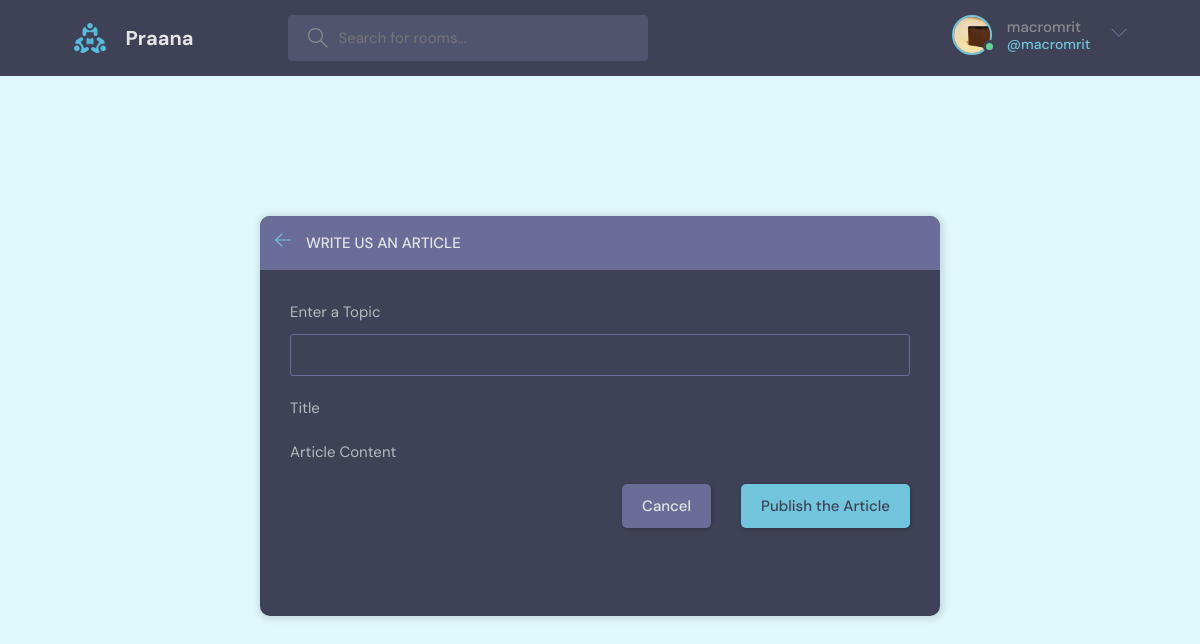
Screenshot of /create-room/ (signed in) with the database file from the repository.
### base/models.py (models this page shows)
class User(AbstractUser): # now this user model will be used
    name = models.CharField(max_length=200, null=True)
    email = models.EmailField(null=True, unique=True)
    bio = models.TextField(null=True)
    avatar = models.ImageField(null=True, default="avatar.svg") # this relies on a 3rd party package named pillow so pip install it or have it in requirements.txt
    USERNAME_FIELD = 'email' # use field email to login and authenticate stuff
    REQUIRED_FIELDS = []

### base/views.py (the view, shortened to what this page needs)
# urls.py: path('create-room/', views.createRoom, name='create-room'),
@login_required(login_url='login') # redirecting the user to login
def createRoom(request):
    form = RoomForm()
    topics = Topic.objects.all() # getting all topics to give an option
    context = {'form': form, 'topics': topics}
    return render(request, 'base/room_form.html', context)

### base/forms.py
class RoomForm(ModelForm):
    class Meta: # metadata -> information that explains data
        model = Room
        fields  = "__all__" # represent all fields | to hide values use a list with attributes ['name', 'body', ...]
        exclude = ["host", "participants"] # excluding un-necessary fields

### base/templates/base/room_form.html (shortened to what this page needs)
{% extends 'main.html' %}
{% block content %}
  <main class="create-room layout">
    <div class="container">
      <div class="layout__box">
        <div class="layout__boxHeader">
          <div class="layout__boxTitle">
            <a href="{% url 'home' %}">
              <svg version="1.1" xmlns="http://www.w3.org/2000/svg" width="32" height="32" viewBox="0 0 32 32">
                <title>arrow-left</title>
                <path
                  d="M13.723 2.286l-13.723 13.714 13.719 13.714 1.616-1.611-10.96-10.96h27.625v-2.286h-27.625l10.965-10.965-1.616-1.607z">
                </path>
              </svg>
            </a>
            <h3>Write Us An Article</h3>
          </div>
        </div>
        <div class="layout__body">
          <form class="form" action="" method="POST">
            <div class="form__group">
              <label for="article_topic">Enter a Topic</label>
              <input required type="text" value="{{article.topic.name}}" name="topic" list="topic-list"/>
            </div>
            <div class="form__group">
              <label for="article_title">Title</label>
            </div>
            <div class="form__group">
              <label for="article_content">Article Content</label>
            </div>
            <div class="form__action">
              <a class="btn btn--dark" href="index.html">Cancel</a>
              <button class="btn btn--main" type="submit">Publish the Article</button>
            </div>
          </form>
        </div>
      </div>
    </div>
  </main>
{% endblock content %}

### templates/navbar.html (shortened to what this page needs)
{% load static %}
<header class="header header--loggedIn">
    <div class="container">
      <a href="{% url 'home' %}" class="header__logo">
        <img src="{% static 'images/logo.svg' %}" />
        <h1>Praana</h1>
      </a>
      <form class="header__search" method="GET" action="{% url 'home' %}">
        <label>
          <input name="q" placeholder="Search for rooms...">
        </label>
      </form>
      <nav class="header__menu">
        {% if request.user.is_authenticated %}
        <div class="header__user">
          <a href="{% url 'update-user' %}">
            <div class="avatar avatar--medium active">
              <img src="{{request.user.avatar.url}}" />
            </div>
            <p>{{request.user.username}}<span>@{{request.user.username}}</span></p>
          </a>
          <button class="dropdown-button">
            <svg version="1.1" xmlns="http://www.w3.org/2000/svg" width="32" height="32" viewBox="0 0 32 32">
              <title>chevron-down</title>
              <path d="M16 21l-13-13h-3l16 16 16-16h-3l-13 13z"></path>
            </svg>
          </button>
        </div>
        {% else %}
        <a href="{% url 'login' %}">
          <img src="{% static 'images/avatar.svg' %}" />
          <p>Login</p>
        </a>
        {% endif %}
      </nav>
    </div>
  </header>

### rows the page displays
User: user.avatar (picture), user.username "macromrit"
